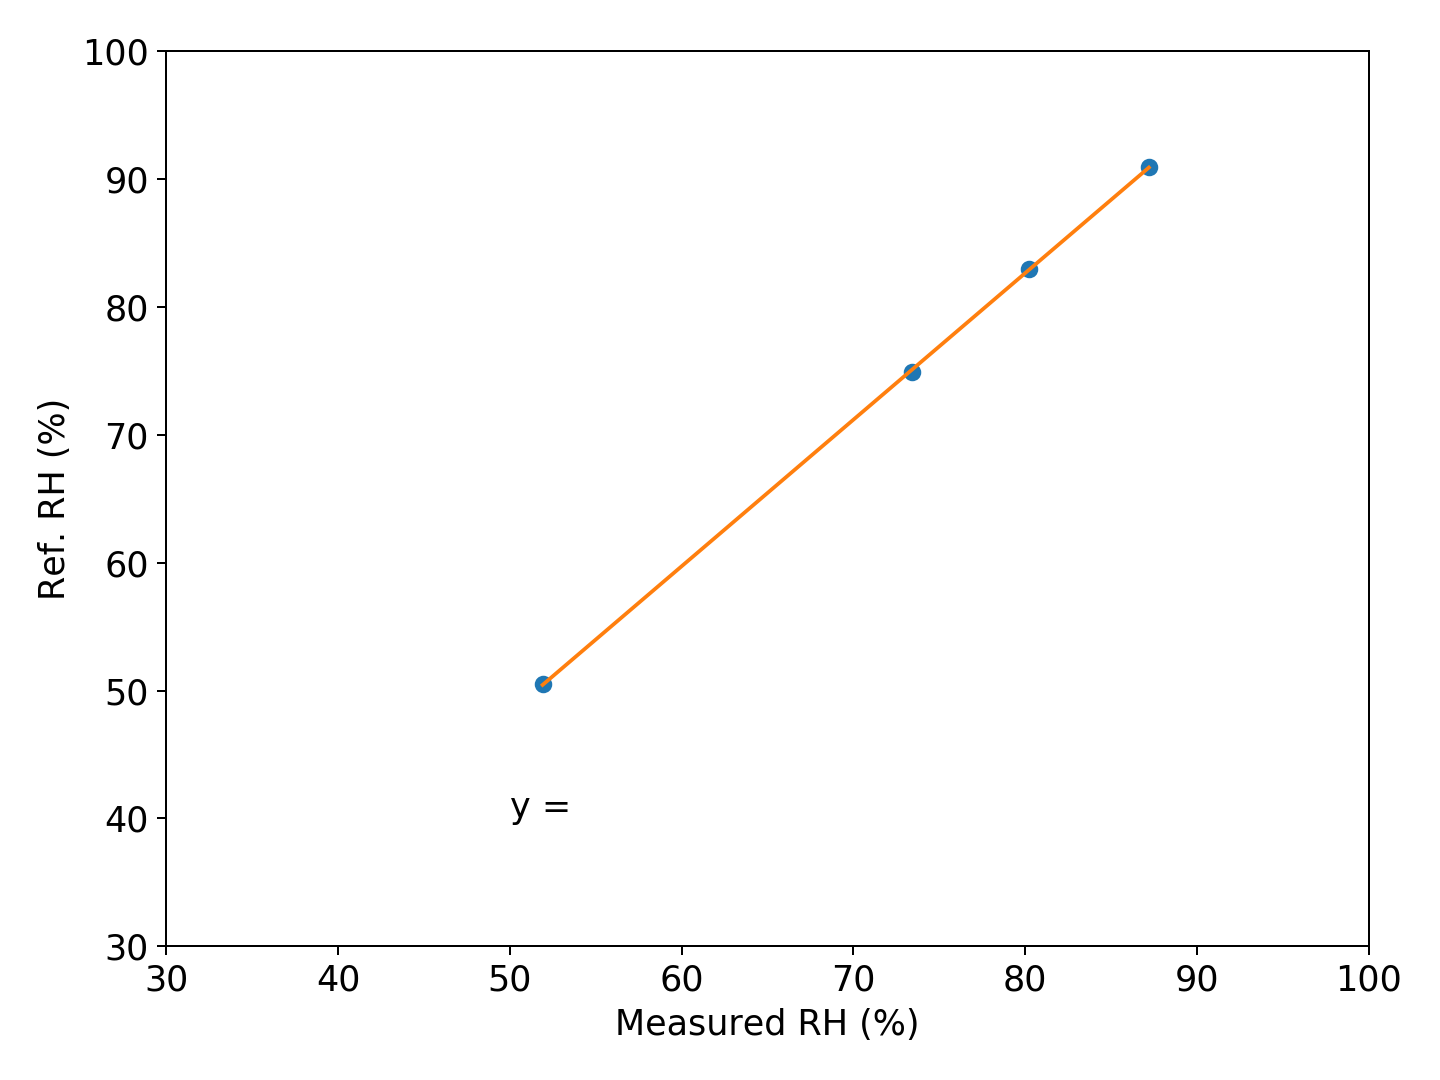

Write the Python code that produced this figure.
import matplotlib.pyplot as plt
import numpy as np
from matplotlib import style
from matplotlib.font_manager import FontProperties
from numpy import arange,array,ones
from scipy import stats

plt.rcParams['axes.autolimit_mode'] = 'round_numbers'
plt.rcParams['axes.xmargin'] = 0.
plt.rcParams['axes.ymargin'] = 0.
plt.rcParams["font.weight"] = 500
plt.rcParams["font.family"]="sans-serif"
plt.rcParams["font.size"] = 14
plt.rcParams["figure.dpi"] = 200
plt.rcParams["figure.figsize"] = (8,6)

#fontP = FontProperties()
#fontP.set_size('smaller')

#fig1, ax1 = plt.subplots()

#ax2 = ax1.twinx()
x,y= np.loadtxt('RHcalib.csv',unpack=True, delimiter=',',skiprows=1)


slope, intercept, r_value, p_value, std_err = stats.linregress(x,y)
line = slope*x+intercept

plt.plot(x,y,'o',x,line)

plt.ylim([30,100]) 
plt.xlim([30,100])

#plt.annotate('y =', slope, 'x +', intercept, xytext=(50, 15))
plt.annotate('y = ' , xy=(40,40), xytext=(50, 40))
plt.xlabel('Measured RH (%)')
plt.ylabel('Ref. RH (%)')

plt.legend()
plt.tight_layout(rect=[0, 0, 1, 1],h_pad=0.5)
plt.savefig('RHcalib.png', dpi=180)


plt.show()



